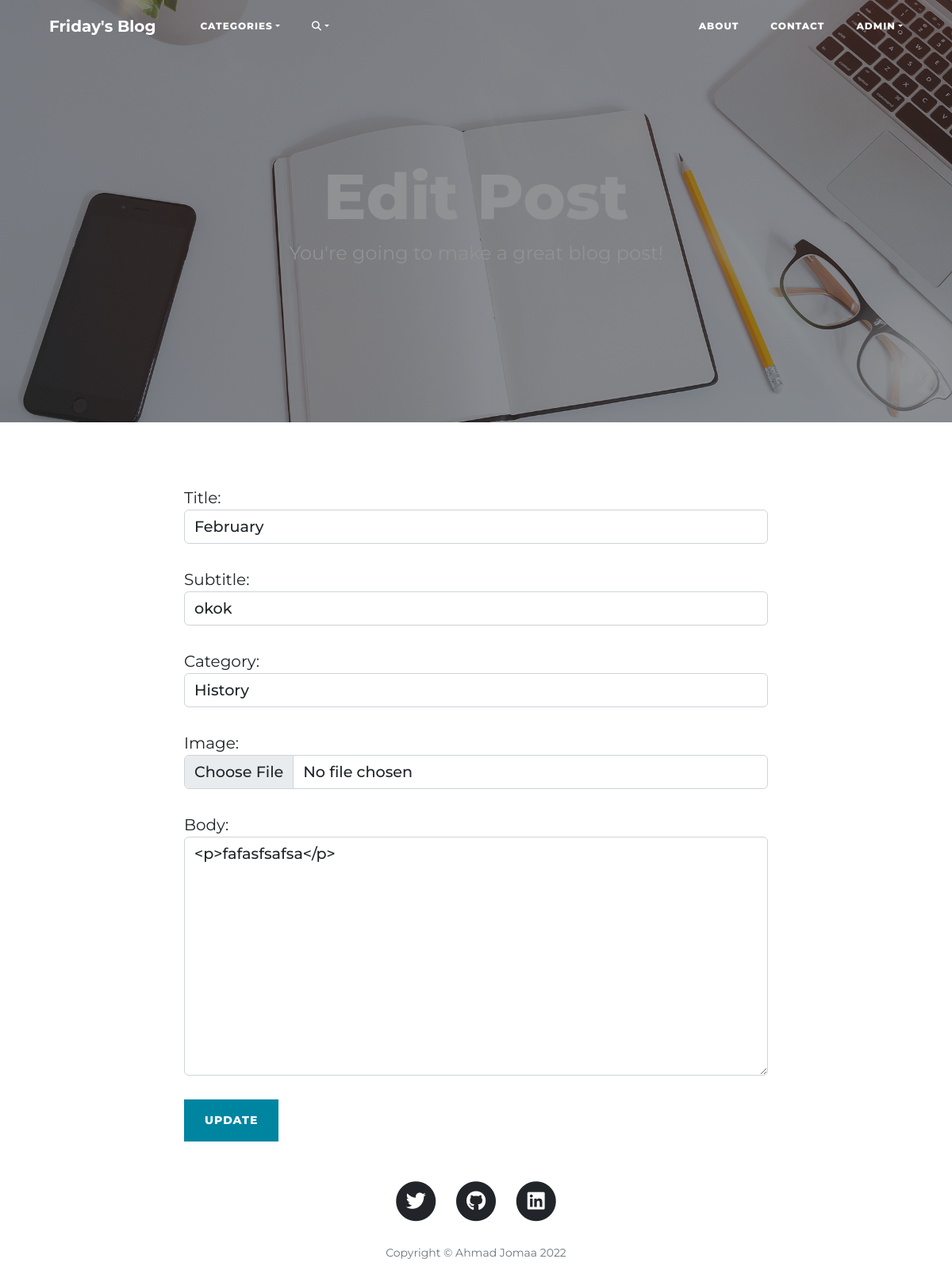
Page /blog/post/15/edit/ (signed in) on the committed database.
### blog/models.py (models this page shows, shortened)
class BlogPost(models.Model):
    title = models.CharField(max_length=64)
    subtitle = models.CharField(max_length=128)
    body = RichTextField()
    choices = [("general", "General"), ("philosophy", "Philosophy"), ("science", "Science"),
                   ("history", "History"), ("politics", "Politics"), ("economics", "Economics"), ("other", "Other")]
    category = models.CharField(max_length=32, choices=choices)
    author = models.ForeignKey(User, on_delete=models.CASCADE)
    date = models.DateTimeField(auto_now_add=True)
    last_modified = models.DateTimeField(auto_now=True)
    likes = models.ManyToManyField(User, related_name="blog_posts")
    img = models.ImageField(verbose_name='Image',blank=True, null=True, upload_to="images/")
    class Meta:
        verbose_name_plural = "Posts"

### blog/views.py (the view, shortened to what this page needs)
# urls.py: path("post/<int:pk>/edit/", EditPostView.as_view(), name="edit_post"),
class EditPostView(LoginRequiredMixin, UpdateView):
    model = BlogPost
    form_class = PostForm
    template_name = "blog/edit_post.html"

### blog/forms.py
class PostForm(forms.ModelForm):
    class Meta:
        model = BlogPost
        fields = ("title", "subtitle", "category", "img", "body")
        widgets = {
            "title": forms.TextInput(attrs={'class':'form-control'}),
            "subtitle": forms.TextInput(attrs={'class':'form-control'}),
            "category": forms.Select(attrs={"class":"form-control"}),
            "body": forms.Textarea(attrs={'class':'form-control'}),
            "img": forms.FileInput(attrs={'class':'form-control'}),
        }

### blog/context_processors.py (called while the page is built)
def add_variable_to_context(request):
    all_categories = {item[0]:item[1] for item in BlogPost.choices}
    return {"all_categories": all_categories}

### blog/templates/blog/edit_post.html (shortened to what this page needs)
{% extends 'blog/base.html' %}
{% load static %}
{% block content %}
  <header class="masthead" style="background-image: url({% static 'blog/images/edit-bg.jpg' %})">
    <div class="overlay"></div>
    <div class="container">
      <div class="row">
        <div class="col-lg-8 col-md-10 mx-auto">
          <div class="page-heading">
            {% if "/new_post/" in request.path %}
                <h1>New Post</h1>
            {% else %}
                <h1>Edit Post</h1>
            {% endif %}
            <span class="subheading">You're going to make a great blog post!</span>
          </div>
        </div>
      </div>
    </div>
  </header>
  <div class="container">
    <div class="row">
      <div class="col-lg-8 col-md-10 mx-auto">
        <div class="form-group">
          <form action="" method="POST" enctype="multipart/form-data">
            {% if comment %}
              {{ form.as_p }}
            {% else %}
              {{ form.as_p }}
            {% endif %}
            <input type="submit" class="btn btn-primary" value="Update">
          </form>
        </div>
      </div>
    </div>
  </div>
{% endblock %}

### blog/templates/blog/base.html (shortened to what this page needs)
<!DOCTYPE html>
{% load static %}
<html lang="en">
<head>
  <link href="https://cdn.jsdelivr.net/npm/bootstrap@5.2.3/dist/css/bootstrap.min.css" rel="stylesheet">
  <link rel="stylesheet" href="https://cdnjs.cloudflare.com/ajax/libs/font-awesome/6.2.1/css/all.min.css">
  <link href="{% static 'blog/css/clean-blog.css' %}" rel="stylesheet">
</head>
<body>
  <nav class="navbar navbar-expand-lg navbar-light fixed-top" id="mainNav">
    <div class="container">
      <a class="navbar-brand" href="{% url 'blog:home' %}">Friday's Blog</a>
      <ul class="navbar-nav me-auto mb-2 mb-lg-0">
        <li class="nav-item dropdown">
          <a class="nav-link dropdown-toggle" href="#" role="button" data-bs-toggle="dropdown" aria-expanded="false">Categories</a>
        </li>
        <li>
        <li class="nav-item dropdown">
          <a class="nav-link dropdown-toggle" href="#" role="button" data-bs-toggle="dropdown" aria-expanded="false"><i class="fa-solid fa-magnifying-glass"></i></a>
        </li>
      </ul>
      <div class="collapse navbar-collapse justify-content-end" id="navbarSupportedContent">
        <ul class="navbar-nav ml-auto">
          <li class="nav-item">
            <a class="nav-link" href="{% url 'personal_site' %}">About</a>
          </li>
          <li class="nav-item">
            <a class="nav-link" href="{% url 'blog:contact' %}">Contact</a>
          </li>
          {% if not user.is_authenticated %}
            <li class="nav-item">
                <a class="nav-link" href="{% url 'login' %}">Login</a>
            </li>
            <li class="nav-item">
                <a class="nav-link" href="{% url 'signup' %}">Register</a>
            </li>
          {% else %}
            <li class="nav-item dropdown">
              <a class="nav-link dropdown-toggle" href="#" role="button" data-bs-toggle="dropdown" aria-expanded="false">{{user.username}}</a>
            </li>
          {% endif %}
        </ul>
      </div>
    </div>
  </nav>
  {% block content %}
  {% endblock %}
  <footer>
    <div class="container">
      <div class="row">
        <div class="col-lg-8 col-md-10 mx-auto">
          <ul class="list-inline text-center">
            <li class="list-inline-item">
              <a href="https://twitter.com/" target="_blank">
                <span class="fa-stack fa-lg">
                  <i class="fas fa-circle fa-stack-2x"></i>
                  <i class="fab fa-twitter fa-stack-1x fa-inverse"></i>
                </span>
              </a>
            </li>
            <li class="list-inline-item">
              <a href="https://github.com/AhMadness" target="_blank">
                <span class="fa-stack fa-lg">
                  <i class="fas fa-circle fa-stack-2x"></i>
                  <i class="fab fa-github fa-stack-1x fa-inverse"></i>
                </span>
              </a>
            </li>
            <li class="list-inline-item">
              <a href="https://www.linkedin.com/in/ahmad-jomaa-950630191/" target="_blank">
                <span class="fa-stack fa-lg">
                  <i class="fas fa-circle fa-stack-2x"></i>
                  <i class="fab fa-linkedin fa-stack-1x fa-inverse"></i>
                </span>
              </a>
            </li>
          </ul>
          <p class="copyright text-muted">Copyright &copy; Ahmad Jomaa 2022</p>
        </div>
      </div>
    </div>
  </footer>
</body>
</html>

### blog/static/blog/css/clean-blog.css (style rules this page uses)
body { font-size: 20px; color: #212529; font-family: 'Montserrat', sans-serif; font-weight: 400; }
p { line-height: 1.5; margin: 30px 0; }
h1, h2, h3, h4, h5, h6 { font-family: 'Montserrat', sans-serif; font-weight: 800; }
a { color: #212529; transition: all 0.2s; }
#mainNav { position: absolute; border-bottom: 1px solid #e9ecef; background-color: white; font-family: 'Montserrat', sans-serif; font-weight: 600; }
#mainNav .navbar-brand { font-weight: 700; color: #343a40; }
#mainNav .navbar-nav > li.nav-item > a { font-size: 12px; font-weight: 800; letter-spacing: 1px; text-transform: uppercase; }
@media only screen and (min-width: 992px) { #mainNav { border-bottom: 1px solid transparent; background: transparent; } }
@media only screen and (min-width: 992px) { #mainNav .navbar-brand { padding: 10px 20px; color: #fff; } }
@media only screen and (min-width: 992px) { #mainNav .navbar-nav > li.nav-item > a { padding: 10px 20px; color: #fff; } }
@media only screen and (min-width: 992px) { #mainNav { transition: background-color 0.2s; transform: translate3d(0, 0, 0); } }
header.masthead { margin-bottom: 50px; background: no-repeat center center; background-color: #868e96; background-attachment: scroll; position: relative; background-size: cover; }
header.masthead .overlay { position: absolute; top: 0; left: 0; height: 100%; width: 100%; background-color: #212529; opacity: 0.5; }
header.masthead .page-heading, header.masthead .post-heading, header.masthead .site-heading { padding: 200px 0 150px; color: #FFFFFF; }
@media only screen and (min-width: 768px) { header.masthead .page-heading, header.masthead .post-heading, header.masthead .site-heading { padding: 200px 0; } }
header.masthead .page-heading, header.masthead .site-heading { text-align: center; }
header.masthead .page-heading h1, header.masthead .site-heading h1 { font-size: 50px; margin-top: 0; }
header.masthead .page-heading .subheading, header.masthead .site-heading .subheading { font-size: 24px; font-weight: 300; line-height: 1.1; display: block; margin: 10px 0 0; font-family: 'Montserrat', sans-serif; font-weight: 400; }
@media only screen and (min-width: 768px) { header.masthead .page-heading h1, header.masthead .site-heading h1 { font-size: 80px; } }
.form-control { font-size: 1.2rem; font-family: 'Montserrat', sans-serif; font-weight: 500; }
footer { padding: 50px 0 65px; }
footer .list-inline { margin: 0; padding: 0; }
footer .copyright { font-size: 14px; margin-bottom: 0; text-align: center; }
.btn { font-size: 14px; font-weight: 800; padding: 15px 25px; letter-spacing: 1px; text-transform: uppercase; border-radius: 0; font-family: 'Montserrat', sans-serif; font-weight: 800; }
.btn-primary { background-color: #0085A1; border-color: #0085A1; }

### rows in the picture
BlogPost: title "February", subtitle "okok", category "History", body "<p>fafasfsafsa</p>"

### other values in the picture
{{ user.username }} "ADMIN"
